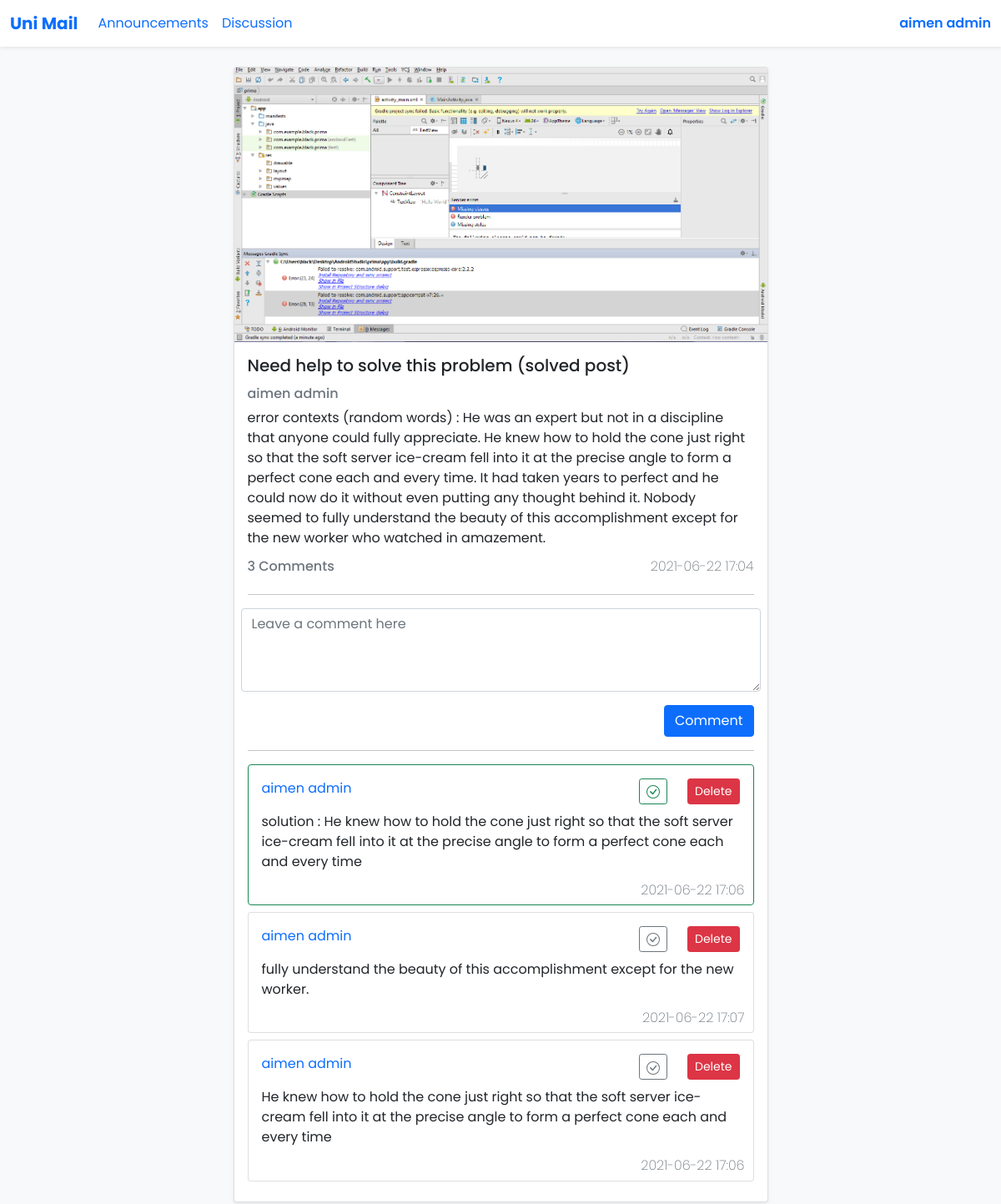
The page /unimail/site/post.php?post=85 (signed in) on the database its author committed.
### tables this page shows
CREATE TABLE `des_posts` (
  `id` int(11) NOT NULL,
  `title` varchar(255) NOT NULL,
  `Contexts` text NOT NULL,
  `image` varchar(255) NOT NULL DEFAULT '<!--no image-->',
  `date` datetime NOT NULL DEFAULT current_timestamp(),
  `owner` int(11) NOT NULL
);

CREATE TABLE `memb` (
  `id` int(11) NOT NULL,
  `name` varchar(255) NOT NULL,
  `surname` varchar(255) NOT NULL,
  `email` varchar(255) NOT NULL,
  `pass` varchar(255) NOT NULL,
  `type` tinyint(4) NOT NULL,
  `groupe` tinyint(4) NOT NULL
);

CREATE TABLE `comments` (
  `id` int(11) NOT NULL,
  `post` int(11) NOT NULL,
  `owner` int(11) NOT NULL,
  `contexts` text NOT NULL,
  `date` datetime NOT NULL DEFAULT current_timestamp(),
  `approved` tinyint(4) NOT NULL DEFAULT 0
);

### unimail/site/post.php (the view, shortened to what this page needs)
<?php
include 'functions.php';
if($_SERVER['REQUEST_METHOD'] == 'GET' && is_numeric($_GET['post']))
{
  $conn = new mysqli('localhost', 'root', '', 'unimaildb');
  $id = $conn->real_escape_string($_GET['post']);
  $sql = $conn->query("SELECT title , contexts , date , owner , image FROM `des_posts` WHERE id = $id ");
  $data = $sql->fetch_array();
  $title = $data['title'];
  $contexts = $data['contexts'];
  $date = substr($data['date'], 0, 16);
  $owner = $conn->real_escape_string($data['owner']);
  $owner_id = $owner;
  $image = $data['image'];
  $sql = $conn->query("SELECT name , surname FROM `memb` WHERE id = $owner ");
  $data = $sql->fetch_array();
  $owner = $data['name'].' '.$data['surname'];
  $sql = $conn->query("SELECT COUNT(*) as count FROM `comments` WHERE post = $id ;");
  $data = $sql->fetch_array();
  $comments = $data['count'];
  $html_post = '
  <div class="col-lg-7 mb-2 ">
    <div class="card shadow-sm">
    '.$image.'
        <div class="card-body">
          <h5 class="card-title mb-3">'.$title.'</h5>
          <div class="contaner">
            <div class="row">
              <div class="col">
              <h6 class="card-subtitle mb-2 text-muted">'.$owner.'</h6>
              </div>
            </div>
          </div>
          <p class="card-text">'.$contexts.'</p>
          <div class="contaner">
              <div class="row">
              <div class="col">
              <h6 class="card-subtitle mb-2 text-muted">'.$comments.'  Comments</h6>
              </div>
              <div class="col">
              <div class="col"> <h6 class="card-subtitle mb-2 text-end text-muted" id="date">'.$date.'</h6> </div>
              </div>
              </div>
          </div>
      <hr>
          <div class="form-floating mb-2">
              <form class="row g-3" method="POST" action="add_comment.php">
                  <textarea name ="comment" class="form-control" placeholder="Leave a comment here" id="floatingTextarea" style="height: 100px"></textarea>
                  <input type="hidden" id="post_id_hidden_holder" name="post_id" value="'.$id.'">
                  <div class="col-12 text-end">
                  <button class="btn btn-primary " type="submit">Comment</button>
                  </div>
              </form>
          </div>
  ';
    $conn = new mysqli('localhost', 'root', '', 'unimaildb');
		$sql = $conn->query("SELECT * FROM `comments` WHERE post = '$id' ORDER BY approved DESC,id DESC;");
		if ($sql->num_rows > 0) {
			$response2 = "";
      while($data = mysqli_fetch_assoc($sql))
      {
      $owner = $conn->real_escape_string($data['owner']);
      if($owner==$_SESSION['S_id'])
      $isowner = '';
      else
      $isowner = 'hidden';
      $sql_owner = $conn->query("SELECT `name` , `surname` FROM `memb` WHERE id = '$owner' ;");
      $owner = $sql_owner->fetch_array();
      $owner = $owner['name'].' '.$owner['surname'];
      $approved = '';
      if($data['approved']==1)
      {
        $approved = 'btn btn-outline-success btn-sm';
        $border = 'border-success';
      }
      else
      {
        $approved = 'btn btn-outline-secondary btn-sm';
        $border = '';
      }
      if($owner_id == $_SESSION['S_id'])
      {
        $approve_perm = '';
      }
      else
      {
        $approve_perm = 'hidden';
      }
        $response2 .= '
            <div class="card mb-2 '.$border.'">
            <div class="card-body ">
                <div class="row mb-2">
                <div class="col">
                    <p class="card-title text-primary">'.$owner.'</p>
                </div>
                <div class="col text-end" '.$approve_perm.'>
                <button type="button" class="'.$approved.' approved"  value="'.$data['id'].'">
                <svg xmlns="http://www.w3.org/2000/svg" width="16" height="16" fill="currentColor" class="bi bi-check-circle" viewBox="0 0 16 16">
                  <path d="M8 15A7 7 0 1 1 8 1a7 7 0 0 1 0 14zm0 1A8 8 0 1 0 8 0a8 8 0 0 0 0 16z"/>
                  <path d="M10.97 4.97a.235.235 0 0 0-.02.022L7.477 9.417 5.384 7.323a.75.75 0 0 0-1.06 1.06L6.97 11.03a.75.75 0 0 0 1.079-.02l3.992-4.99a.75.75 0 0 0-1.071-1.05z"/>
                </svg>
                </button>
                </div>
                  <div class="col-auto text-end " '.$isowner.'>
                     <button type="button" class="btn btn-danger btn-sm del_btn" value="'.$data['id'].'">Delete</button>
                  </div>
                </div>
                <p class="card-text">'.$data['contexts'].'</p>
            </div>
            <h6 class="card-subtitle mb-2 text-end text-muted" id="date" style="margin-right: 10px;"> '.substr($data['date'], 0, 16).' </h6>
        </div>
        ';
        }
    }
    else
    {
      $response2 = '<h2 class="text-muted text-center">No comments.</h2>';
    }
}
?>
<!DOCTYPE html>
<html lang="en" dir="ltr">
<head>
  <link rel="stylesheet" href="styles/bootstrap/bootstrap.css">
  <link rel="stylesheet" href="styles/style.css">
</head>
  <body>
  <nav class="navbar fixed-top navbar-expand-lg shadow-sm " id="my-nav-bar">
  <div class="container-fluid">
    <a class="navbar-brand" id="my-brand" href="main.php">Uni Mail</a>
    <div class="collapse navbar-collapse" id="navbarSupportedContent">
    <ul class="navbar-nav me-auto mb-2 mb-lg-0">
    <li class="nav-item">
         <li class="nav-item">
          <a class="nav-link active" aria-current="page" href="main.php">Announcements</a>
        </li>
        <li class="nav-item">
          <a class="nav-link active" aria-current="page" href="discussion.php">Discussion</a>
        </li>
      </ul>
      <ul class="navbar-nav ms-auto mb-2 mb-lg-0">
      <li class="nav-item dropdown ms-auto"><a class="nav-link pe-0" id="userInfo" href="#" data-bs-toggle="dropdown" aria-haspopup="true" aria-expanded="false"><span style="font-weight: 550;"><?php  echoName(); echoSurname();?></span></a>
          </li>
      </ul>
    </div>
  </div>
</nav>
<div class="navmarg"></div>
<br>
<div class="container" >
    <div class="row my-discussion-row justify-content-center">
                <?php
                echo $html_post;
                ?>
                <hr>
                <?php
                echo $response2;
                ?>
              </div>
            </div>
        </div>
  </div>
</div>
  </body>
</html>

### unimail/site/functions.php (shortened to what this page needs)
<?php
function echoName() {
    echo $_SESSION['S_name'] . ' ';
  }
  function echoSurname() {
    echo $_SESSION['S_surname'] . ' ';
  }

### unimail/site/styles/style.css (style rules this page uses)
body { background-color: #F8F9FA; font-family: 'Poppins', sans-serif; margin-bottom: 50px; }
#my-nav-bar { background-color: white; }
#my-brand { font-weight : 700; }
#date { font-weight: 200; }
hr { margin-top: 1rem; margin-bottom: 1rem; border: 0; border-top: 1px solid rgba(0, 0, 0, 0.1); }
.navmarg { height: 56px; }

### rows shown on the page
des_posts: image (picture), title "Need help to solve this problem (solved post)", Contexts "error contexts (random words) : He was an expert but not in a discipline that anyone could fully appreciate. He knew how to hold the cone just right so that the soft server ice-cream fell into it at the precise angle to form a perfect cone each and every time. It had taken years to perfect and he could now do it without even putting any thought behind it. Nobody seemed to fully understand the beauty of this accomplishment except for the new worker who watched in amazement.", date "2021-06-22 17:04"
memb: owner "aimen admin"
comments: memb.name+surname "aimen admin", $data['id'] 54 (drawn), contexts "solution : He knew how to hold the cone just right so that the soft server ice-cream fell into it at the precise angle to form a perfect cone each and every time", date "2021-06-22 17:06"
comments: memb.name+surname "aimen admin", $data['id'] 56 (drawn), contexts "fully understand the beauty of this accomplishment except for the new worker.", date "2021-06-22 17:07"
comments: memb.name+surname "aimen admin", $data['id'] 55 (drawn), contexts "He knew how to hold the cone just right so that the soft server ice-cream fell into it at the precise angle to form a perfect cone each and every time", date "2021-06-22 17:06"

### other values the page prints
$_SESSION['S_name'] "aimen"
$_SESSION['S_surname'] "admin"
$comments "3"
